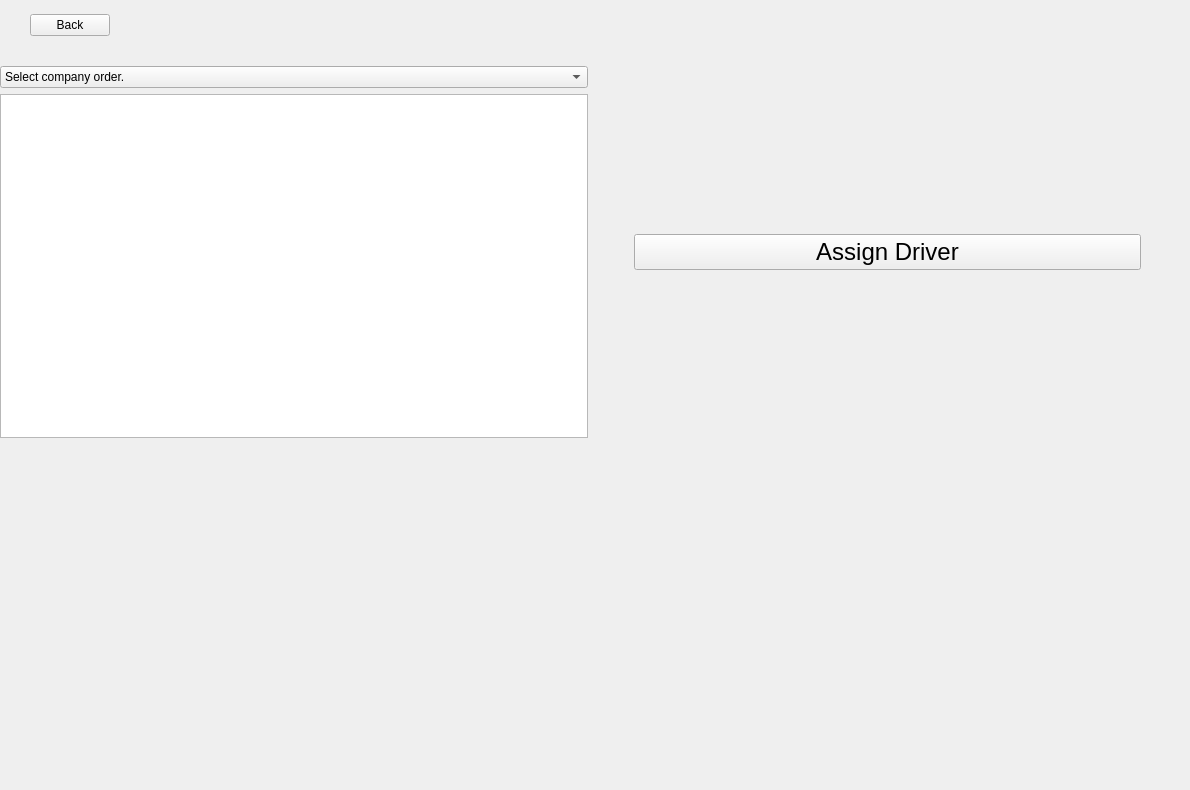
      <widget class="QWidget" name="TCAssignDriver">
       <widget class="QWidget" name="horizontalLayoutWidget_3">
        <property name="geometry">
         <rect>
          <x>30</x>
          <y>0</y>
          <width>1121</width>
          <height>51</height>
         </rect>
        </property>
        <layout class="QHBoxLayout" name="horizontalLayout_6">
         <item>
          <widget class="QPushButton" name="BackBTN">
           <property name="text">
            <string>Back</string>
           </property>
          </widget>
         </item>
         <item>
          <spacer name="horizontalSpacer_10">
           <property name="orientation">
            <enum>Qt::Horizontal</enum>
           </property>
           <property name="sizeHint" stdset="0">
            <size>
             <width>40</width>
             <height>20</height>
            </size>
           </property>
          </spacer>
         </item>
        </layout>
       </widget>
       <widget class="QWidget" name="gridLayoutWidget_4">
        <property name="geometry">
         <rect>
          <x>0</x>
          <y>60</y>
          <width>1181</width>
          <height>721</height>
         </rect>
        </property>
        <layout class="QGridLayout" name="homeButtons_4">
         <item row="12" column="0">
          <spacer name="verticalSpacer_7">
           <property name="orientation">
            <enum>Qt::Vertical</enum>
           </property>
           <property name="sizeHint" stdset="0">
            <size>
             <width>20</width>
             <height>40</height>
            </size>
           </property>
          </spacer>
         </item>
         <item row="2" column="0">
          <widget class="QWidget" name="widget_4" native="true"/>
         </item>
         <item row="3" column="0">
          <widget class="QComboBox" name="TCorders">
           <item>
            <property name="text">
             <string>Select company order.</string>
            </property>
           </item>
          </widget>
         </item>
         <item row="9" column="0">
          <widget class="QTextEdit" name="TCOrderDetails"/>
         </item>
         <item row="9" column="1">
          <layout class="QVBoxLayout" name="verticalLayout_19" stretch="0,0,0,2">
           <property name="spacing">
            <number>40</number>
           </property>
           <property name="leftMargin">
            <number>40</number>
           </property>
           <property name="topMargin">
            <number>100</number>
           </property>
           <property name="rightMargin">
            <number>40</number>
           </property>
           <item>
            <spacer name="verticalSpacer_4">
             <property name="orientation">
              <enum>Qt::Vertical</enum>
             </property>
             <property name="sizeHint" stdset="0">
              <size>
               <width>20</width>
               <height>40</height>
              </size>
             </property>
            </spacer>
           </item>
           <item>
            <widget class="QPushButton" name="AssignDriver">
             <property name="font">
              <font>
               <pointsize>18</pointsize>
              </font>
             </property>
             <property name="text">
              <string>Assign Driver</string>
             </property>
            </widget>
           </item>
           <item>
            <spacer name="verticalSpacer_6">
             <property name="orientation">
              <enum>Qt::Vertical</enum>
             </property>
             <property name="sizeHint" stdset="0">
              <size>
               <width>20</width>
               <height>40</height>
              </size>
             </property>
            </spacer>
           </item>
           <item>
            <spacer name="horizontalSpacer_11">
             <property name="orientation">
              <enum>Qt::Horizontal</enum>
             </property>
             <property name="sizeHint" stdset="0">
              <size>
               <width>40</width>
               <height>20</height>
              </size>
             </property>
            </spacer>
           </item>
          </layout>
         </item>
        </layout>
       </widget>
      </widget>
